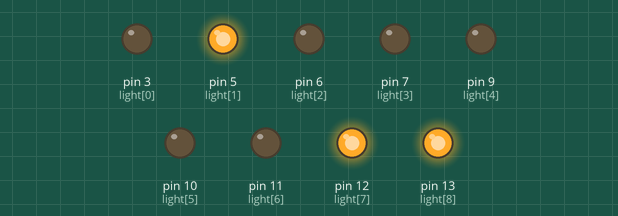
Simulated run of this sketch. Board: Arduino Uno, built with avr-gcc and run on an emulated ATmega328P. Shown: output pins drawn as LEDs (lit = HIGH). Random numbers use the default seed unless the sketch sets one.

Above: at 0.1 s.
At 4.92 s:
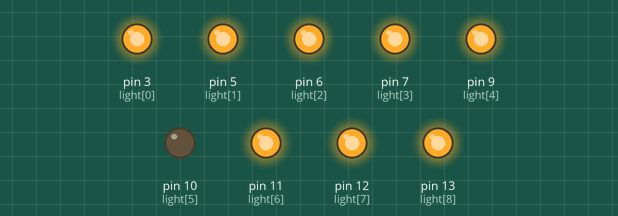
At 9.94 s:
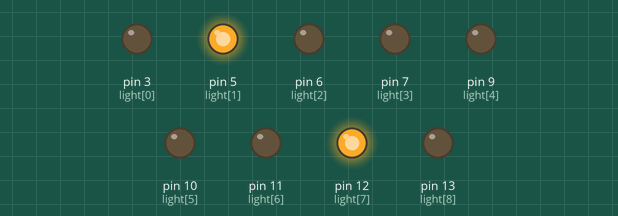
At 19.99 s:
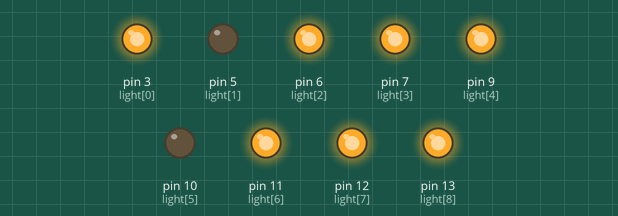
At 29.83 s:
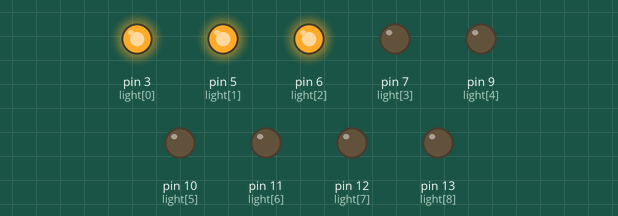
At 39.88 s:
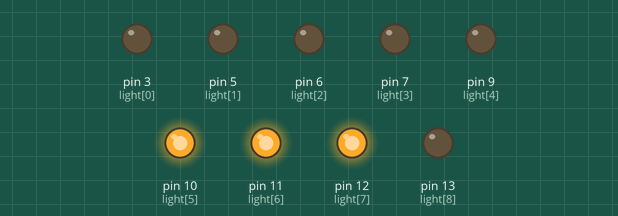
Timing chart, 0 to 40.0 s (numbered marks = the images above):
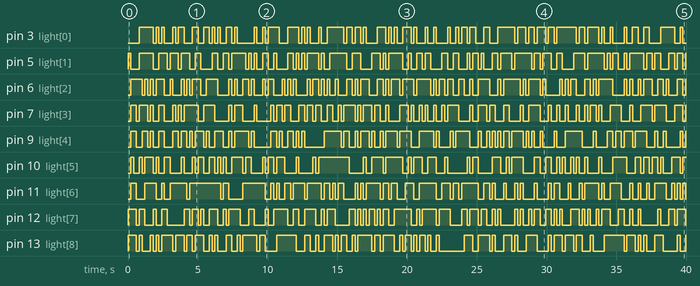

Measured:
- by itself, pin 3 (light[0]): LOW → HIGH at 0.80 s, → LOW 1.0 s later, → HIGH 0.20 s later, → LOW 0.20 s later, … (98 changes in this stretch)
- by itself, pin 5 (light[1]): LOW → HIGH at 0.00 s, → LOW 0.20 s later, → HIGH 0.60 s later, → LOW 1.0 s later, … (95 changes in this stretch)
- by itself, pin 6 (light[2]): LOW → HIGH at 0.20 s, → LOW 0.80 s later, → HIGH 0.20 s later, → LOW 0.20 s later, … (111 changes in this stretch)
- by itself, pin 7 (light[3]): LOW → HIGH at 0.20 s, → LOW 0.40 s later, → HIGH 0.20 s later, → LOW 0.60 s later, … (99 changes in this stretch)
- by itself, pin 9 (light[4]): LOW → HIGH at 0.20 s, → LOW 0.40 s later, → HIGH 0.40 s later, → LOW 0.40 s later, … (99 changes in this stretch)
- by itself, pin 10 (light[5]): LOW → HIGH at 0.20 s, → LOW 0.20 s later, → HIGH 0.40 s later, → LOW 0.20 s later, … (91 changes in this stretch)
- by itself, pin 11 (light[6]): LOW → HIGH at 0.20 s, → LOW 0.40 s later, → HIGH 0.60 s later, → LOW 0.80 s later, … (90 changes in this stretch)
- by itself, pin 12 (light[7]): LOW → HIGH at 0.00 s, → LOW 0.60 s later, → HIGH 0.20 s later, → LOW 0.40 s later, … (100 changes in this stretch)

The sketch:

Crazy_Lights.ino
```cpp
/*
* Young Person's Guide to Arduino
* Chapter 9 - Crazy Lights
* Modifications by Darrell Little
* This software is in the public domain
*/

int light[] = {3,5,6,7,9,10,11,12,13};
int crazy[9];

void setup() {
  // put your setup code here, to run once:
  // Serial.begin(9600);
  randomSeed(analogRead(0));
  for (int x=0; x<9; x++) {
    pinMode(light[x], OUTPUT);
    digitalWrite(light[x], 0);
  }
}

void loop() {
  // put your main code here, to run repeatedly:

  for (int z=0; z<9; z++) {
    crazy[z] = random(0,2);
    digitalWrite(light[z], crazy[z]);
  }

  delay(200);

}
```
